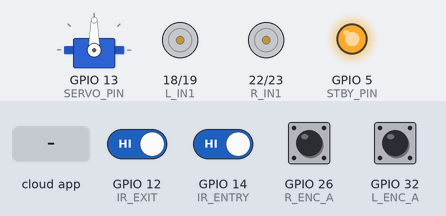
Recording of a sketch running on a simulated ESP32. Shown: servo, motor-driver pin pairs drawn as motors (green arrow = first pin HIGH = forward, orange = second pin HIGH = backward, longer = more drive, scaled by the enable pin, stopped while the standby pin is LOW), output pins drawn as LEDs (lit = HIGH). The inputs (shaded band) are chosen by the test bench; at power-on: GPIO 12 (IR_EXIT), GPIO 14 (IR_ENTRY), GPIO 26 (R_ENC_A), GPIO 32 (L_ENC_A) HIGH. The ROS host is connected and sends only what is stated.

Above: at 2.2 s.
2.3 s: the phone or cloud app sets linear.x to -100
At 3.5 s:
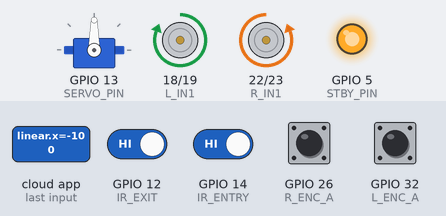
3.8 s: the phone or cloud app sets conveyor_cmd to 1
At 4.7 s:
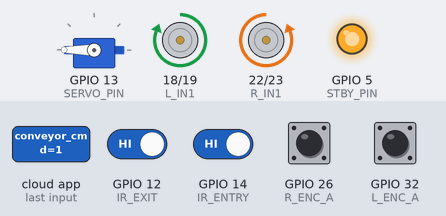
5.3 s: the phone or cloud app sets linear.x to 0
At 5.8 s:
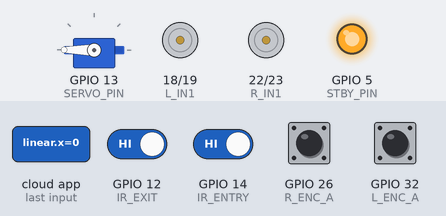
6.8 s: the phone or cloud app sets angular.z to -100
At 7.3 s:
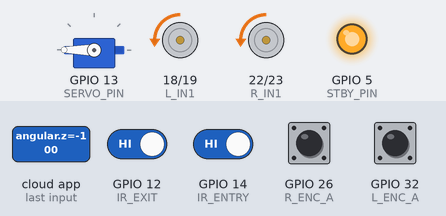
8.3 s: the phone or cloud app sets angular.z to 100
At 9.5 s:
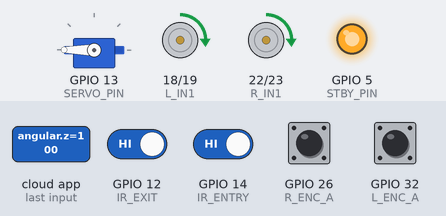
9.8 s: the phone or cloud app sets conveyor_cmd to 0
At 10.8 s:
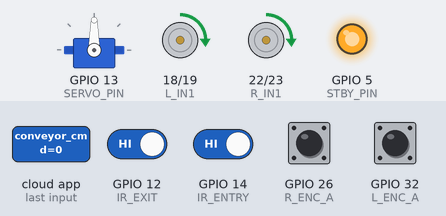
Timing chart, 0 to 12.3 s (numbered marks = the images above; inputs shaded):
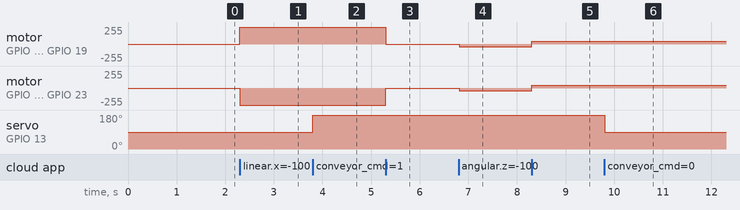

Measured:
- after the input at 2.3 s, motor on GPIO 18 (L_IN1) / GPIO 19 (L_IN2): stopped → forward 255/255 at once; motor on GPIO 22 (R_IN1) / GPIO 23 (R_IN2): stopped → backward 255/255 at once
- after the input at 3.8 s, servo on GPIO 13 (SERVO_PIN): 90° → 180° at once
- after the input at 5.3 s, motor on GPIO 18 (L_IN1) / GPIO 19 (L_IN2): forward 255/255 → stopped at once; motor on GPIO 22 (R_IN1) / GPIO 23 (R_IN2): backward 255/255 → stopped at once
- after the input at 6.8 s, motor on GPIO 18 (L_IN1) / GPIO 19 (L_IN2), motor on GPIO 22 (R_IN1) / GPIO 23 (R_IN2): stopped → backward 40/255 at once
- after the input at 8.3 s, motor on GPIO 18 (L_IN1) / GPIO 19 (L_IN2), motor on GPIO 22 (R_IN1) / GPIO 23 (R_IN2): backward 40/255 → forward 40/255 at once
- after the input at 9.8 s, servo on GPIO 13 (SERVO_PIN): 180° → 90° at once

The sketch:

war_esp32_firmware.ino
```cpp
#include <Arduino.h>
#include <micro_ros_arduino.h>

#include <rcl/rcl.h>
#include <rcl/error_handling.h>
#include <rclc/rclc.h>
#include <rclc/executor.h>

#include <geometry_msgs/msg/twist.h>
#include <std_msgs/msg/int32.h>
#include <std_msgs/msg/int32_multi_array.h>
#include <ESP32Servo.h>

// ============================================================
// 1. PIN DEFINITIONS & SPECIFICATIONS
// ============================================================

// TB6612FNG Motor Driver Pins
#define L_IN1       18
#define L_IN2       19
#define L_ENA       21

#define R_IN1       22
#define R_IN2       23
#define R_ENB       25

#define STBY_PIN    5

// Quadrature Encoder Pins
#define L_ENC_A     32
#define L_ENC_B     33
#define R_ENC_A     26
#define R_ENC_B     27

// Conveyor Actuator & Optical Payload Sensors
#define SERVO_PIN   13
#define IR_ENTRY    14   // Front IR sensor
#define IR_EXIT     12   // Rear IR sensor

// Robot Physical Constants
#define WHEEL_TRACK  0.20   // Distance between wheels in meters (200 mm)
#define MAX_PWM      255

// ============================================================
// 2. GLOBALS & ROS ENTITIES
// ============================================================

volatile long leftCount  = 0;
volatile long rightCount = 0;

Servo conveyorServo;

// Micro-ROS Core Handles
rclc_support_t support;
rcl_allocator_t allocator;
rcl_node_t node;
rclc_executor_t executor;

// Subscribers
rcl_subscription_t cmd_vel_sub;
rcl_subscription_t conveyor_sub;
geometry_msgs__msg__Twist msg_cmd_vel;
std_msgs__msg__Int32 msg_conveyor_cmd;

// Publishers
rcl_publisher_t enc_pub;
rcl_publisher_t ir_pub;
std_msgs__msg__Int32MultiArray msg_enc;
std_msgs__msg__Int32MultiArray msg_ir;

int32_t enc_buffer[2];
int32_t ir_buffer[2];

// ============================================================
// 3. ENCODER INTERRUPTS (IRAM_ATTR for fast execution)
// ============================================================

void IRAM_ATTR leftISR() {
  if (digitalRead(L_ENC_B) == HIGH) leftCount++;
  else leftCount--;
}

void IRAM_ATTR rightISR() {
  if (digitalRead(R_ENC_B) == HIGH) rightCount--;
  else rightCount++;
}

// ============================================================
// 4. LOW-LEVEL MOTOR CONTROLLERS
// ============================================================

void setLeftMotor(int spd) {
  spd = constrain(spd, -MAX_PWM, MAX_PWM);
  if (spd > 0) {
    digitalWrite(L_IN1, LOW);
    digitalWrite(L_IN2, HIGH);
    ledcWrite(L_ENA, spd);
  } else if (spd < 0) {
    digitalWrite(L_IN1, HIGH);
    digitalWrite(L_IN2, LOW);
    ledcWrite(L_ENA, abs(spd));
  } else {
    digitalWrite(L_IN1, LOW);
    digitalWrite(L_IN2, LOW);
    ledcWrite(L_ENA, 0);
  }
}

void setRightMotor(int spd) {
  spd = constrain(spd, -MAX_PWM, MAX_PWM);
  if (spd > 0) {
    digitalWrite(R_IN1, HIGH);
    digitalWrite(R_IN2, LOW);
    ledcWrite(R_ENB, spd);
  } else if (spd < 0) {
    digitalWrite(R_IN1, LOW);
    digitalWrite(R_IN2, HIGH);
    ledcWrite(R_ENB, abs(spd));
  } else {
    digitalWrite(R_IN1, LOW);
    digitalWrite(R_IN2, LOW);
    ledcWrite(R_ENB, 0);
  }
}

// ============================================================
// 5. ROS 2 SUBSCRIPTION CALLBACKS
// ============================================================

// Receives standard linear.x and angular.z velocity commands from Nav2
void cmd_vel_callback(const void *msgin) {
  const geometry_msgs__msg__Twist *msg = (const geometry_msgs__msg__Twist *)msgin;

  float linear  = msg->linear.x;    // m/s
  float angular = msg->angular.z;   // rad/s

  // Differential drive kinematics: split linear/angular into left/right wheel speeds
  float v_l = linear - (angular * WHEEL_TRACK / 2.0);
  float v_r = linear + (angular * WHEEL_TRACK / 2.0);

  // Approximate PWM conversion (Tweak the multiplier 400.0 based on battery voltage & motor specs)
  int pwm_l = (int)(v_l * 400.0);
  int pwm_r = (int)(v_r * 400.0);

  setLeftMotor(pwm_l);
  setRightMotor(pwm_r);
}

// Controls the 360° Continuous Rotation Servo:
// 1 = Forward (Load), -1 = Reverse (Unload), 0 = Stop
void conveyor_callback(const void *msgin) {
  const std_msgs__msg__Int32 *msg = (const std_msgs__msg__Int32 *)msgin;
  int cmd = msg->data;

  if (cmd == 1) {
    conveyorServo.write(180); // Full speed forward
  } else if (cmd == -1) {
    conveyorServo.write(0);   // Full speed reverse
  } else {
    conveyorServo.write(90);  // 90 degrees pulse stops continuous servo
  }
}

// ============================================================
// 6. SETUP & INITIALIZATION
// ============================================================

void setup() {
  // Motor Pins
  pinMode(L_IN1, OUTPUT);
  pinMode(L_IN2, OUTPUT);
  pinMode(R_IN1, OUTPUT);
  pinMode(R_IN2, OUTPUT);
  pinMode(STBY_PIN, OUTPUT);
  digitalWrite(STBY_PIN, HIGH); // Enable TB6612 H-bridge

  // Attach PWM directly (Core 3.x API: 1kHz frequency, 8-bit resolution)
  ledcAttach(L_ENA, 1000, 8);
  ledcAttach(R_ENB, 1000, 8);

  // Encoder Inputs
  pinMode(L_ENC_A, INPUT_PULLUP);
  pinMode(L_ENC_B, INPUT_PULLUP);
  pinMode(R_ENC_A, INPUT_PULLUP);
  pinMode(R_ENC_B, INPUT_PULLUP);

  attachInterrupt(digitalPinToInterrupt(L_ENC_A), leftISR, RISING);
  attachInterrupt(digitalPinToInterrupt(R_ENC_A), rightISR, RISING);

  // Conveyor Sensors & Servo
  pinMode(IR_ENTRY, INPUT_PULLUP);
  pinMode(IR_EXIT, INPUT_PULLUP);
  conveyorServo.attach(SERVO_PIN);
  conveyorServo.write(90); // Idle / Stop

  // Micro-ROS Serial Transport Setup (115200 Baud over USB)
  set_microros_transports();
  delay(1000);

  allocator = rcl_get_default_allocator();
  rclc_support_init(&support, 0, NULL, &allocator);

  // Initialize ROS 2 Node
  rclc_node_init_default(&node, "war_base_controller", "", &support);

  // 1. Subscribe to /cmd_vel
  rclc_subscription_init_default(
    &cmd_vel_sub,
    &node,
    ROSIDL_GET_MSG_TYPE_SUPPORT(geometry_msgs, msg, Twist),
    "/cmd_vel"
  );

  // 2. Subscribe to /conveyor_cmd
  rclc_subscription_init_default(
    &conveyor_sub,
    &node,
    ROSIDL_GET_MSG_TYPE_SUPPORT(std_msgs, msg, Int32),
    "/conveyor_cmd"
  );

  // 3. Publish /encoder_ticks
  rclc_publisher_init_default(
    &enc_pub,
    &node,
    ROSIDL_GET_MSG_TYPE_SUPPORT(std_msgs, msg, Int32MultiArray),
    "/encoder_ticks"
  );

  // 4. Publish /conveyor_ir
  rclc_publisher_init_default(
    &ir_pub,
    &node,
    ROSIDL_GET_MSG_TYPE_SUPPORT(std_msgs, msg, Int32MultiArray),
    "/conveyor_ir"
  );

  // Message Memory Buffers
  msg_enc.data.data = enc_buffer;
  msg_enc.data.size = 2;
  msg_enc.data.capacity = 2;

  msg_ir.data.data = ir_buffer;
  msg_ir.data.size = 2;
  msg_ir.data.capacity = 2;

  // Initialize Executor (for 2 subscribers)
  rclc_executor_init(&executor, &support.context, 2, &allocator);
  rclc_executor_add_subscription(&executor, &cmd_vel_sub, &msg_cmd_vel, &cmd_vel_callback, ON_NEW_DATA);
  rclc_executor_add_subscription(&executor, &conveyor_sub, &msg_conveyor_cmd, &conveyor_callback, ON_NEW_DATA);
}

// ============================================================
// 7. MAIN LOOP
// ============================================================

unsigned long last_pub_time = 0;

void loop() {
  // Spin executor to process /cmd_vel and /conveyor_cmd callbacks
  rclc_executor_spin_some(&executor, RCL_MS_TO_NS(10));

  // Publish telemetry at 20Hz (every 50ms)
  unsigned long now = millis();
  if (now - last_pub_time >= 50) {
    last_pub_time = now;

    // Publish Ticks: [Left, Right]
    msg_enc.data.data[0] = leftCount;
    msg_enc.data.data[1] = rightCount;
    rcl_publish(&enc_pub, &msg_enc, NULL);

    // Publish IR status: 0 = Obstacle Detected, 1 = Clear (typical Active-LOW IR modules)
    msg_ir.data.data[0] = digitalRead(IR_ENTRY);
    msg_ir.data.data[1] = digitalRead(IR_EXIT);
    rcl_publish(&ir_pub, &msg_ir, NULL);
  }
}
```
